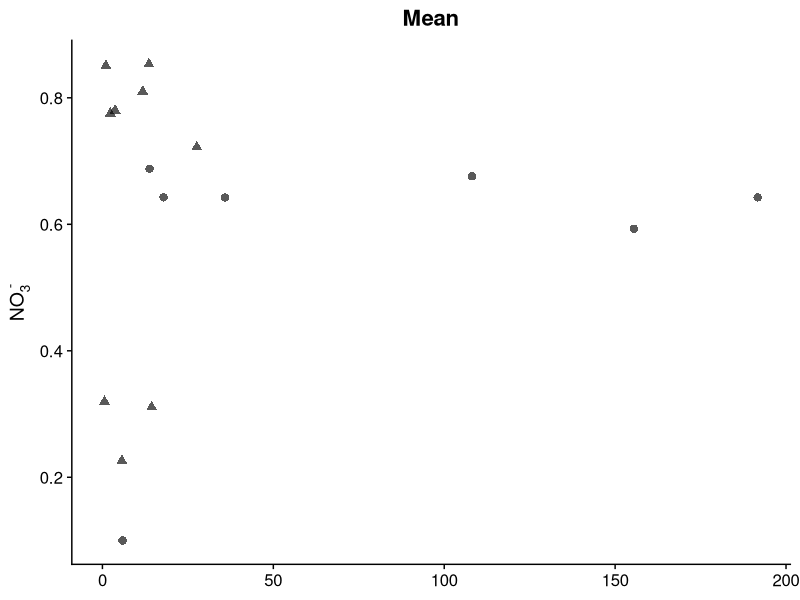
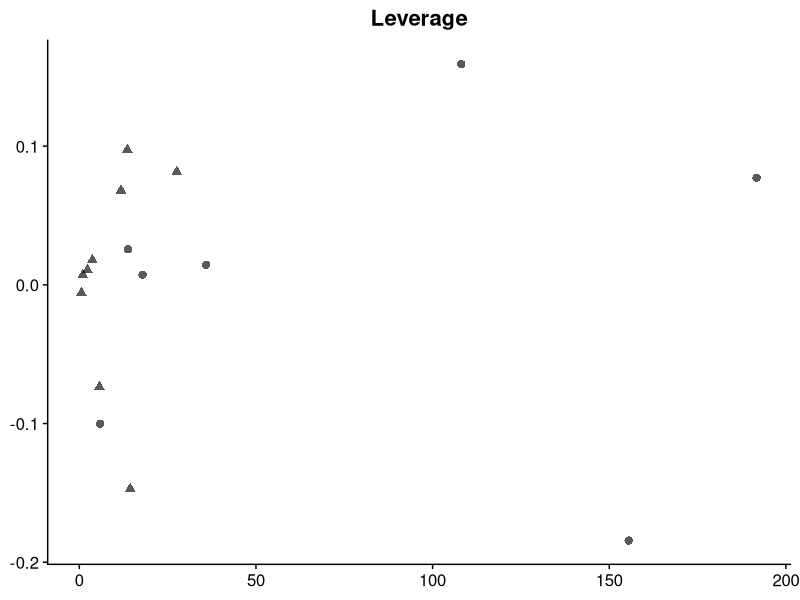
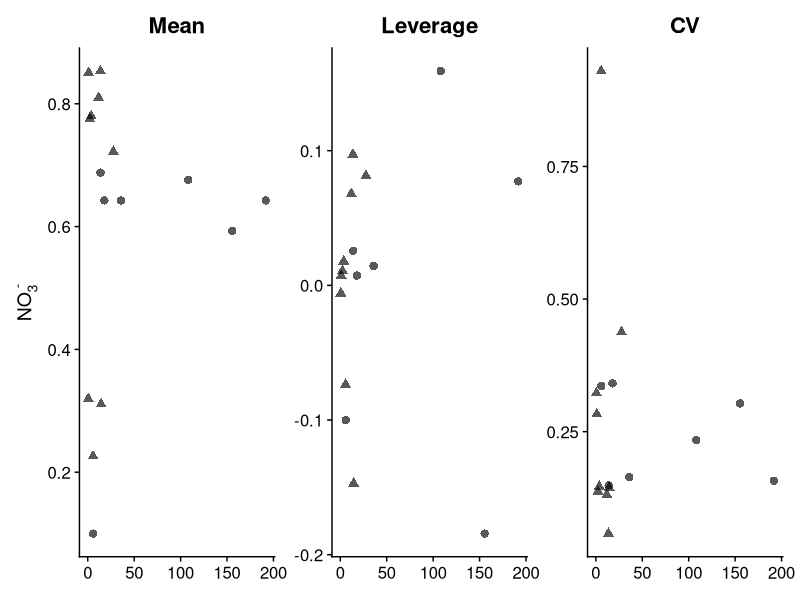
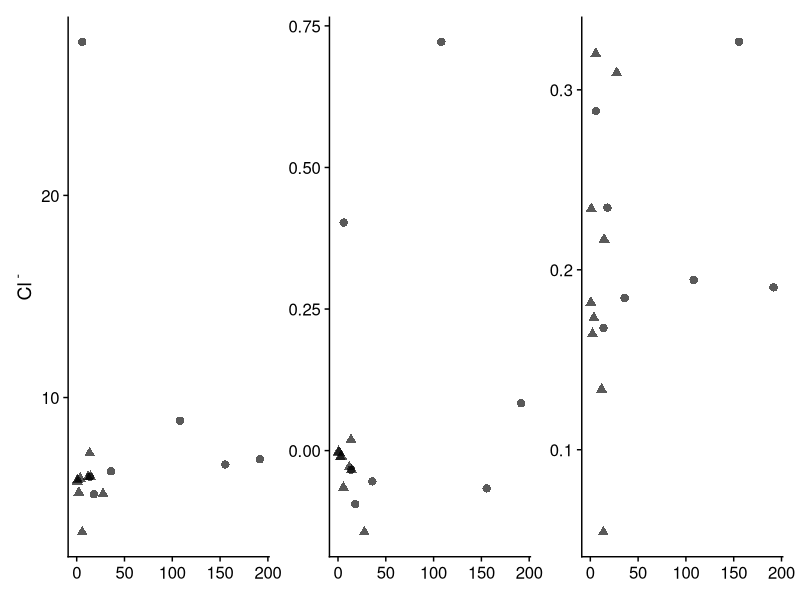
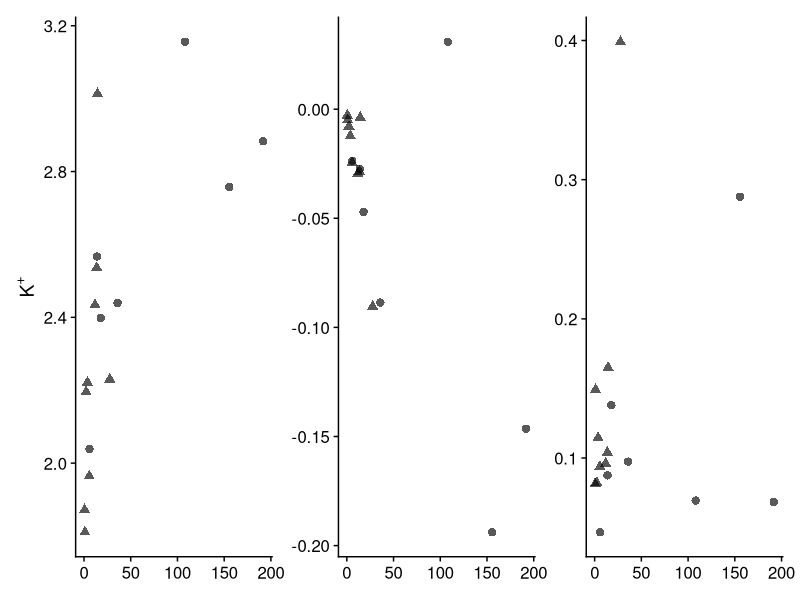
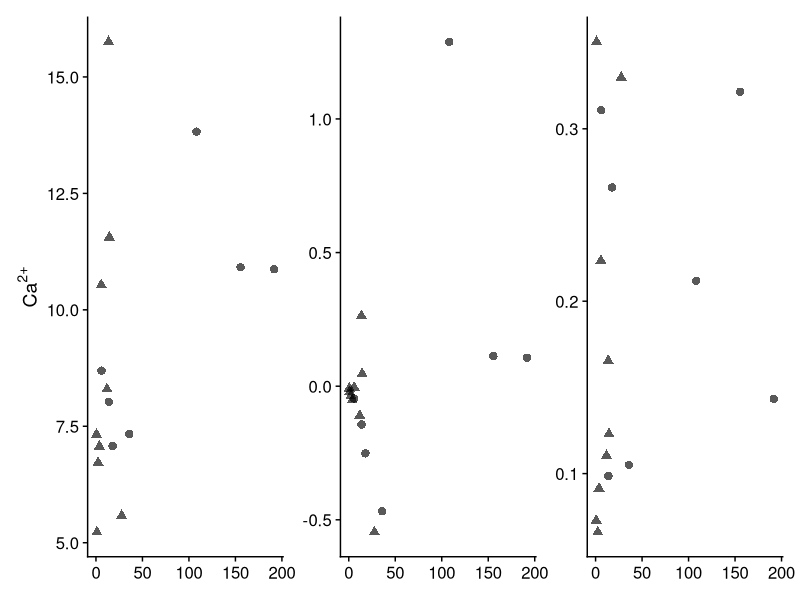
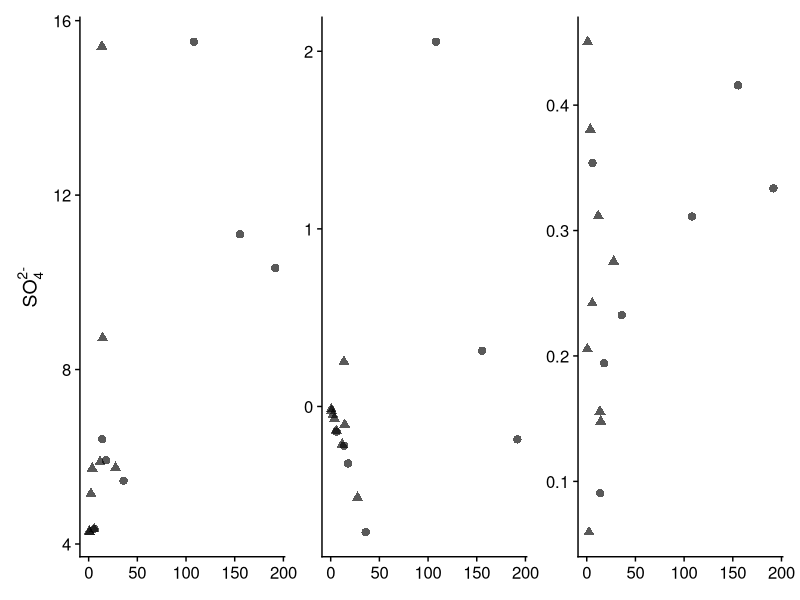
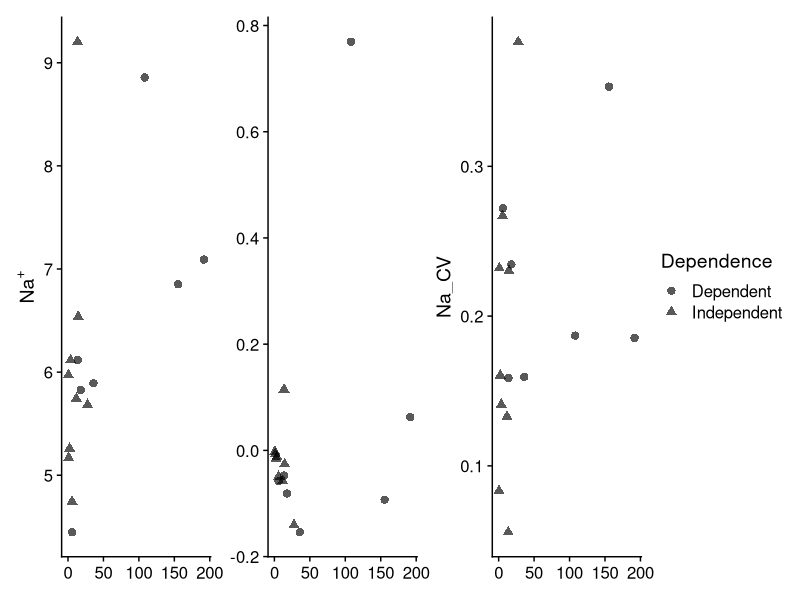

R code for these plots, in order:

#### SRW spatial stability figure - Shapes version

rm(list=ls())

#### Figure  - Mean, leverage, and scaled CV for all solutes

library(tidyverse)
library(cowplot)
library(patchwork)

leveragem <- read_csv("leveragem.csv")

#### Nitrate

a <- ggplot(leveragem, aes(x = Watershed_Area, y = Mean_NO3, shape = Dependence)) + 
  geom_point(size = 2.5, alpha = 0.65) + 
  theme_cowplot() + 
  theme(legend.position="none") +
  theme(axis.title.x=element_blank()) + 
  ylab(bquote(NO[3]^" -")) + 
  ggtitle("Mean") +
  theme(plot.title = element_text(hjust = 0.5))

a



b <- ggplot(leveragem, aes(x = Watershed_Area, y = NO3_leverage, shape = Dependence)) + 
  geom_point(size = 2.5, alpha = 0.65) + 
  theme_cowplot()+ 
  theme(legend.position="none") +
  theme(axis.title.x=element_blank(),axis.title.y=element_blank()) + 
  ggtitle("Leverage") +
  theme(plot.title = element_text(hjust = 0.5))



b

c <- ggplot(leveragem, aes(x = Watershed_Area, y = NO3_CV, shape = Dependence)) + 
  geom_point(size = 2.5, alpha = 0.65) + 
  theme_cowplot()+ 
  theme(legend.position="none") +
  theme(axis.title.x=element_blank(),axis.title.y=element_blank()) + 
  ggtitle("CV") +
  theme(plot.title = element_text(hjust = 0.5))

aa <- a + b + c

aa

### Chloride


d <- ggplot(leveragem, aes(x = Watershed_Area, y = Mean_Cl, shape = Dependence)) + 
  geom_point(size = 2.5, alpha = 0.65) + 
  theme_cowplot()+ 
  theme(legend.position="none") +
  theme(axis.title.x=element_blank()) + 
  ylab(bquote(Cl^" -"))



e <- ggplot(leveragem, aes(x = Watershed_Area, y = Cl_leverage, shape = Dependence)) + 
  geom_point(size = 2.5, alpha = 0.65) + 
  theme_cowplot()+ 
  theme(legend.position="none") +
  theme(axis.title.x=element_blank(),axis.title.y=element_blank())

f <- ggplot(leveragem, aes(x = Watershed_Area, y = Cl_CV, shape = Dependence)) + 
  geom_point(size = 2.5, alpha = 0.65) + 
  theme_cowplot()+ 
  theme(legend.position="none") +
  theme(axis.title.x=element_blank(),axis.title.y=element_blank())

bb <- d + e + f

bb

### Potassium


g <- ggplot(leveragem, aes(x = Watershed_Area, y = Mean_K, shape = Dependence)) + 
  geom_point(size = 2.5, alpha = 0.65) + 
  theme_cowplot()+ 
  theme(legend.position="none") +
  theme(axis.title.x=element_blank())+ 
  ylab(bquote(K^"+"))

h <- ggplot(leveragem, aes(x = Watershed_Area, y = K_leverage, shape = Dependence)) + 
  geom_point(size = 2.5, alpha = 0.65) + 
  theme_cowplot()+ 
  theme(legend.position="none") +
  theme(axis.title.x=element_blank(),axis.title.y=element_blank())

i <- ggplot(leveragem, aes(x = Watershed_Area, y = K_CV, shape = Dependence)) + 
  geom_point(size = 2.5, alpha = 0.65) + 
  theme_cowplot()+ 
  theme(legend.position="none") +
  theme(axis.title.x=element_blank(),axis.title.y=element_blank())

cc <- g + h + i

cc

### Calcium


j <- ggplot(leveragem, aes(x = Watershed_Area, y = Mean_Ca, shape = Dependence)) + 
  geom_point(size = 2.5, alpha = 0.65) + 
  theme_cowplot()+ 
  theme(legend.position="none") +
  theme(axis.title.x=element_blank())+ 
  ylab(bquote(Ca^"2+"))



k <- ggplot(leveragem, aes(x = Watershed_Area, y = Ca_leverage, shape = Dependence)) + 
  geom_point(size = 2.5, alpha = 0.65) + 
  theme_cowplot()+ 
  theme(legend.position="none") +
  theme(axis.title.x=element_blank(),axis.title.y=element_blank())

l <- ggplot(leveragem, aes(x = Watershed_Area, y = Ca_CV, shape = Dependence)) + 
  geom_point(size = 2.5, alpha = 0.65) + 
  theme_cowplot()+ 
  theme(legend.position="none") +
  theme(axis.title.x=element_blank(),axis.title.y=element_blank())

dd <- j + k + l

dd


### Sulfate


m <- ggplot(leveragem, aes(x = Watershed_Area, y = Mean_SO4, shape = Dependence)) + 
  geom_point(size = 2.5, alpha = 0.65) + 
  theme_cowplot()+ 
  theme(legend.position="none") +
  theme(axis.title.x=element_blank())+ 
  ylab(bquote(SO[4]^"2-"))

n <- ggplot(leveragem, aes(x = Watershed_Area, y = SO4_leverage, shape = Dependence)) + 
  geom_point(size = 2.5, alpha = 0.65) + 
  theme_cowplot()+ 
  theme(legend.position="none") +
  theme(axis.title.x=element_blank(),axis.title.y=element_blank())


o <- ggplot(leveragem, aes(x = Watershed_Area, y = S04_CV, shape = Dependence)) + 
  geom_point(size = 2.5, alpha = 0.65) + 
  theme_cowplot()+ 
  theme(legend.position="none") +
  theme(axis.title.x=element_blank(),axis.title.y=element_blank())


ee <- m + n + o

ee


### Sodium


p <- ggplot(leveragem, aes(x = Watershed_Area, y = Mean_Na, shape = Dependence)) + 
  geom_point(size = 2.5, alpha = 0.65) + 
  theme_cowplot()+ 
  theme(legend.position="none")+ 
  ylab(bquote(Na^"+")) + 
  theme(axis.title.x=element_blank())

q <- ggplot(leveragem, aes(x = Watershed_Area, y = Na_leverage, shape = Dependence)) + 
  geom_point(size = 2.5, alpha = 0.65) + 
  theme_cowplot()+ 
  theme(axis.title.y=element_blank())+ 
  theme(legend.position="none") +
  theme(axis.title.x=element_blank())
                                     
r <- ggplot(leveragem, aes(x = Watershed_Area, y = Na_CV, shape = Dependence)) + 
  geom_point(size = 2.5, alpha = 0.65) + 
  theme_cowplot() +
  theme(axis.title.x=element_blank())

ff <- p + q + r

ff

### Now combining all together


aa/bb/cc/dd/ee/ff


aa/bb/cc/dd/ee/ff +
  plot_annotation(
    caption = 'Subcatchment Area',
    theme = theme(plot.caption = element_text(size = 18, hjust = 0.5), plot.caption.position = "plot")
  )






